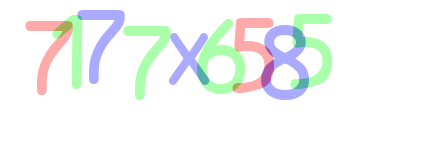
#> input picture python_work/dataimage/20220106/img/1.png, 430 x 150 px, given in place of 5.png, which was not available
$ python maketrain.py
#> lines starting #> are read from the running program, lines starting #| are printed output that depends on the picture; after the words box and inside, x2 and y2 are one past the last pixel; in counts of white or black regions, pixels touching at a corner belong together; pictures that were not available may be replaced by others from this repository, and a replacement may not be noted
### python_work/dataimage/20220106/utils.py
import cv2
import numpy as np

blue = 0
green = 1
red = 2

def resize20(img):
    resized = cv2.resize(img,(20,20))
    return resized.reshape(-1,400).astype(np.float32)

def get_chars(img, wcolor):
    other_color1 = (wcolor + 1) % 3
    other_color2 = (wcolor + 2) % 3
    # blue 색깔에 해당되는 부분
    gselect = img[:, :, other_color1] == 255
    img[gselect] = 0
    # green 색깔에 해당되는 부분
    gselect = img[:, :, other_color2] == 255
    img[gselect] = 0
    # red 색깔에 해당하는 부분
    gselect = img[:, :, wcolor] < 170
    img[gselect] = 0

    gselect = img[:, :, wcolor] != 0
    img[gselect] = 255
    return img

def extract_chars(filename):
#> called with filename = '5'
    chars = []
    colors = [green, blue, red]
    oriimg = cv2.imread('img/'+str(filename)+'.png')
#> oriimg is the input picture: shape (150, 430, 3); mean B, G, R 244.9, 246.4, 243.1
    for color in colors:
        color_img = get_chars(oriimg.copy(), color)
        gray_img = cv2.cvtColor(color_img, cv2.COLOR_BGR2GRAY)
        ret, thresh_img = cv2.threshold(gray_img, 127, 255, 0)


        contours, _ = cv2.findContours(thresh_img, cv2.RETR_EXTERNAL, cv2.CHAIN_APPROX_SIMPLE)

        color_img = cv2.drawContours(color_img, contours, -1, (255, 0, 0), 3)
        # cv2.imshow('thresh_img', thresh_img)
        # cv2.imshow('color_img', color_img)
        for contour in contours:
            area = cv2.contourArea(contour)
            if (area) > 50:
                x, y, width, height = cv2.boundingRect(contour)
                roi = gray_img[y:y+height,x:x+width]
                chars.append((x,roi))
#> this loop made 3 passes
#> pass 1, in get_chars, `gselect = img[:, :, other_color1] == 255`:
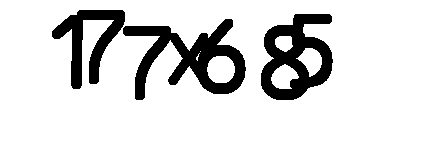
#> gselect: shape (150, 430) bool; 85.4% white; 3 black regions, box (x1, y1, x2, y2) and area: (123, 19, 246, 100) 3846, (261, 14, 333, 100) 3341, (52, 10, 125, 89) 2248
#> pass 1, in get_chars, `gselect = img[:, :, other_color2] == 255`:
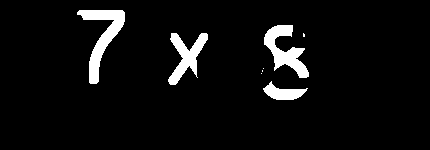
#> gselect: shape (150, 430) bool; 5.5% white; 8 white regions (4 under 20 px), largest, box (x1, y1, x2, y2) and area: (77, 10, 125, 84) 1204, (264, 25, 309, 78) 1033, (168, 33, 208, 85) 879, (263, 81, 308, 100) 433
#> pass 1, in get_chars, `gselect = img[:, :, wcolor] < 170`:
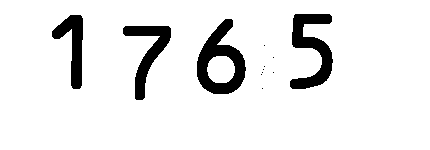
#> gselect: shape (150, 430) bool; 91.3% white; 12 black regions (8 under 20 px), largest, box (x1, y1, x2, y2) and area: (197, 19, 246, 94) 1740, (290, 14, 333, 89) 1568, (123, 26, 171, 100) 1227, (52, 15, 83, 89) 1044
#> after the loop:
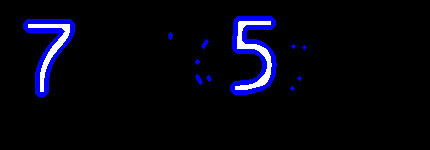
#> color_img: shape (150, 430, 3); mean B, G, R 16, 5, 5
#> after the loop:
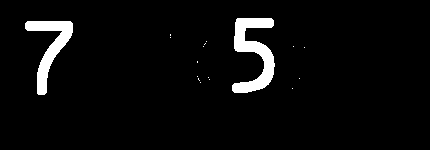
#> gray_img: shape (150, 430); 4.4% white; 17 white regions (15 under 20 px), largest, box (x1, y1, x2, y2) and area: (232, 18, 275, 93) 1568, (25, 21, 73, 95) 1227
#> after the loop, chars = 9 items
                # print('x = ',x)
                # cv2.imwrite('roi.png',roi)
                # print(cv2.resize(roi,(20,20)))

    chars = sorted(chars, key=lambda char:char[0])
    return chars

### python_work/dataimage/20220106/maketrain.py

import os
import utils
import cv2

chars = utils.extract_chars('5')
#> chars = 9 items

for char in chars:
    resized = cv2.resize(char[1], (20, 20))
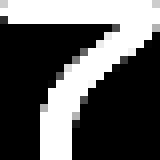
#> resized: shape (20, 20) (shown 8 times larger); min 0, max 255, mean 91
    cv2.imshow('img',resized)
    input = cv2.waitKey(0)
#> (key Esc is pressed here)

    if input >=48 and input <=57:
        input = input - 48
        filename = len(next(os.walk('./train_data/'+str(input)))[2])
        filename = str(filename+1)
        cv2.imwrite('./train_data/'+str(input)+'/'+filename+'.png',resized)
    if input == ord('a') or input ==ord('b') or input ==ord('c'):
        input = input- 87
        filename = len(next(os.walk('./train_data/' + str(input)))[2])
        filename = str(filename + 1)
        cv2.imwrite('./train_data/' + str(input) + '/' + filename + '.png', resized)
